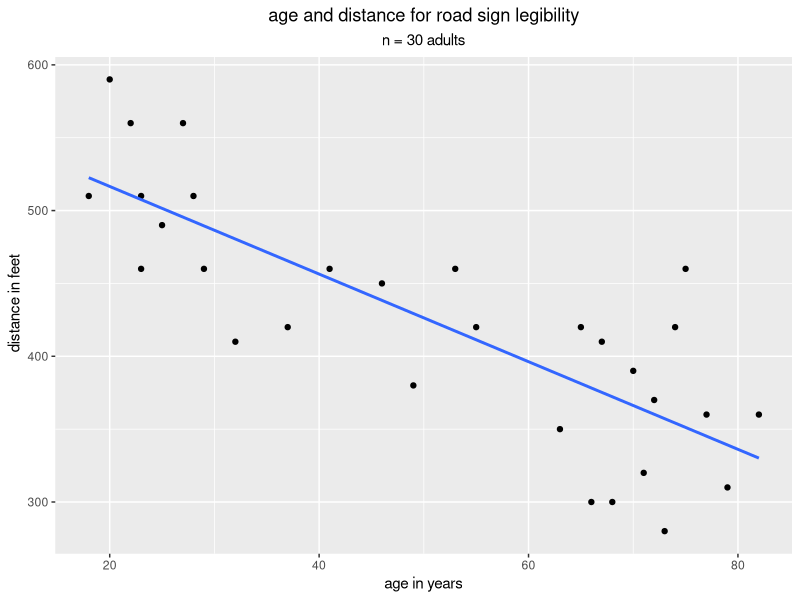
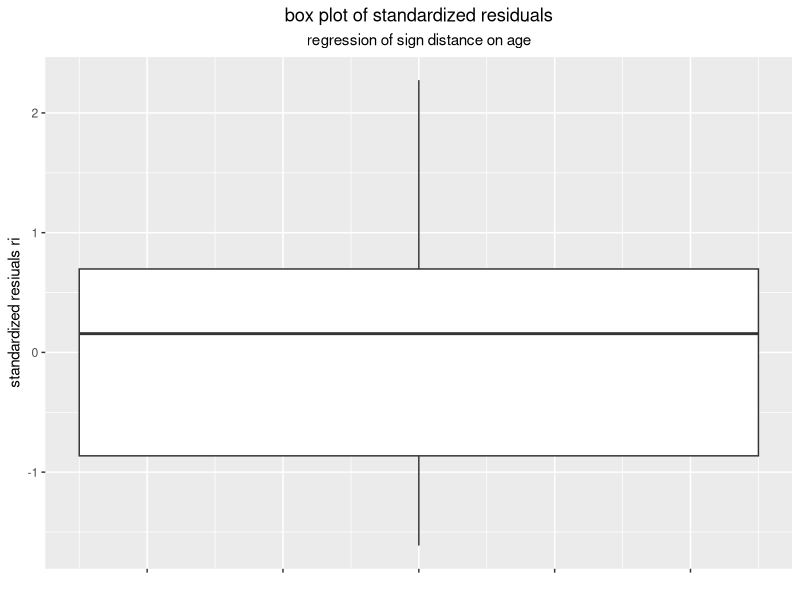
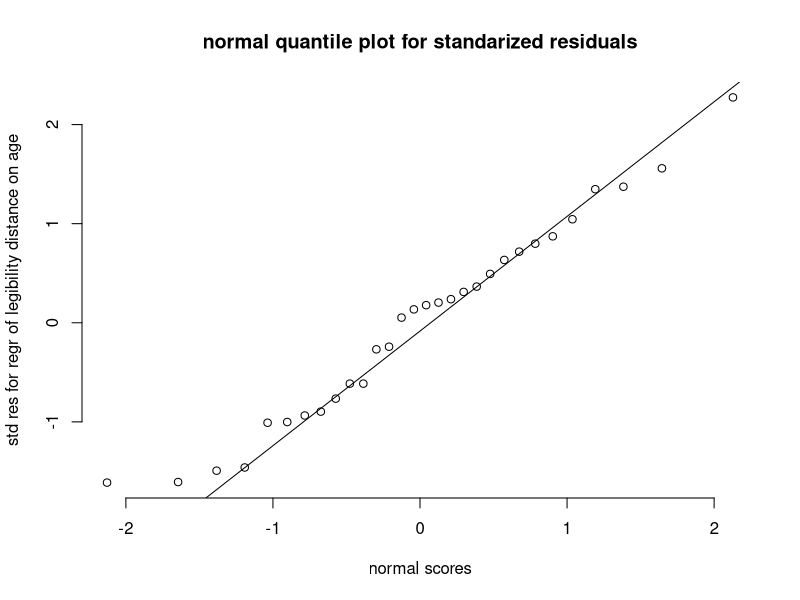

Source code (R) for these figures, in order:
## ---- chunk 1
library(tidyverse)
library(readr)
library(readxl)

#read in data, create data frame sign_distance

sign_distance <- read_excel(here::here("data/sign_distance.xlsx"))
## ---- chunk 2
# scatterplot with least squares line with the stat.smooth argument
# but no standard error band around line

ggplot(sign_distance, aes(x = age, y = distance)) +
geom_point() +
stat_smooth(method = "lm", se = F, n = 30) +
labs(x = "age in years", y = " distance in feet",      
         title = "age and distance for road sign legibility", 
          subtitle = "n = 30 adults") +
  theme(plot.title = element_text(hjust = 0.5), plot.subtitle = element_text(hjust = 0.5))
## ---- chunk 3
# summary statistics
  
mean_age <- mean(sign_distance$age)
std_dev_age <- sd(sign_distance$age)  
c(mean_age, std_dev_age)

mean_distance <- mean(sign_distance$distance)
std_dev_distance <- sd(sign_distance$distance)  
c(mean_distance, std_dev_distance)
## ---- chunk 4
# Pearson correlation
  
cor(sign_distance$distance,sign_distance$age, method = "pearson")

# test for correlation, null hyp is population rho = 0
# with alternative = "two.sided", 
# also calculates a confidence interval for rho using Fisher's z transformation

cor.test(sign_distance$distance,sign_distance$age, method = "pearson", 
           alternative = "two.sided")
## ---- chunk 5
# fit linear regression and save results

sign_distance_regr <- lm(distance ~ age, data = sign_distance)

summary(sign_distance_regr)
## ---- chunk 6
# calcluate fitted values, residuals, and standardized residuals

sign_distance$distance_hat <- fitted(sign_distance_regr)
sign_distance$resids <- residuals(sign_distance_regr)
sign_distance$std_res <- rstandard(sign_distance_regr)

# get 95% confidence intervals for population slope and intercept
# the lower limit is labeled 2.5 % and the upper limit is labeled 97.5 %

confint(sign_distance_regr, level = .95)
## ---- chunk 7
# box plot of standardized residuals

ggplot(sign_distance, aes(y = std_res) ) +
  geom_boxplot(width = 0.5) +
    scale_x_continuous(labels = NULL) +
    labs(y = "standardized resiuals ri", x = "",      
         title = "box plot of standardized residuals", 
          subtitle = "regression of sign distance on age") +
  theme(plot.title = element_text(hjust = 0.5), plot.subtitle = element_text(hjust = 0.5))
## ---- chunk 8
# normal quantile plot and Shapiro-Wilk test for standarized residuals

qqnorm(sign_distance$std_res, frame = FALSE,
       main = "normal quantile plot for standarized residuals",
       xlab = "normal scores", ylab = "std res for regr of legibility distance on age")
qqline(sign_distance$std_res)

shapiro.test(sign_distance$std_res)
## ---- chunk 9
# summary gives R squared, 
# anova gives sum of squares for model and residual sum of squares

summary(sign_distance_regr)

anova(sign_distance_regr)
## ---- chunk 10
# set up for work with y-hat values

age_new <- data.frame(age = c(30, 40, 50, 60, 70) )
## ---- chunk 11
# confidence intervals for population mean distance for each age value 
# also gives the standard errors for this question

est_mean <- predict(sign_distance_regr, age_new, interval = "confidence", level = .95, se.fit = T)

est_mean
## ---- chunk 12
# confidence intervals for an individual's distance for each age value 
# although the standard errors are correctly calculated,
# with se.fit = T, it would stubbornly give the standard errors for 
# estimating the mean of y, as in the previous question

est_indiv <- predict(sign_distance_regr, age_new, interval = "prediction", level = .95)

est_indiv
